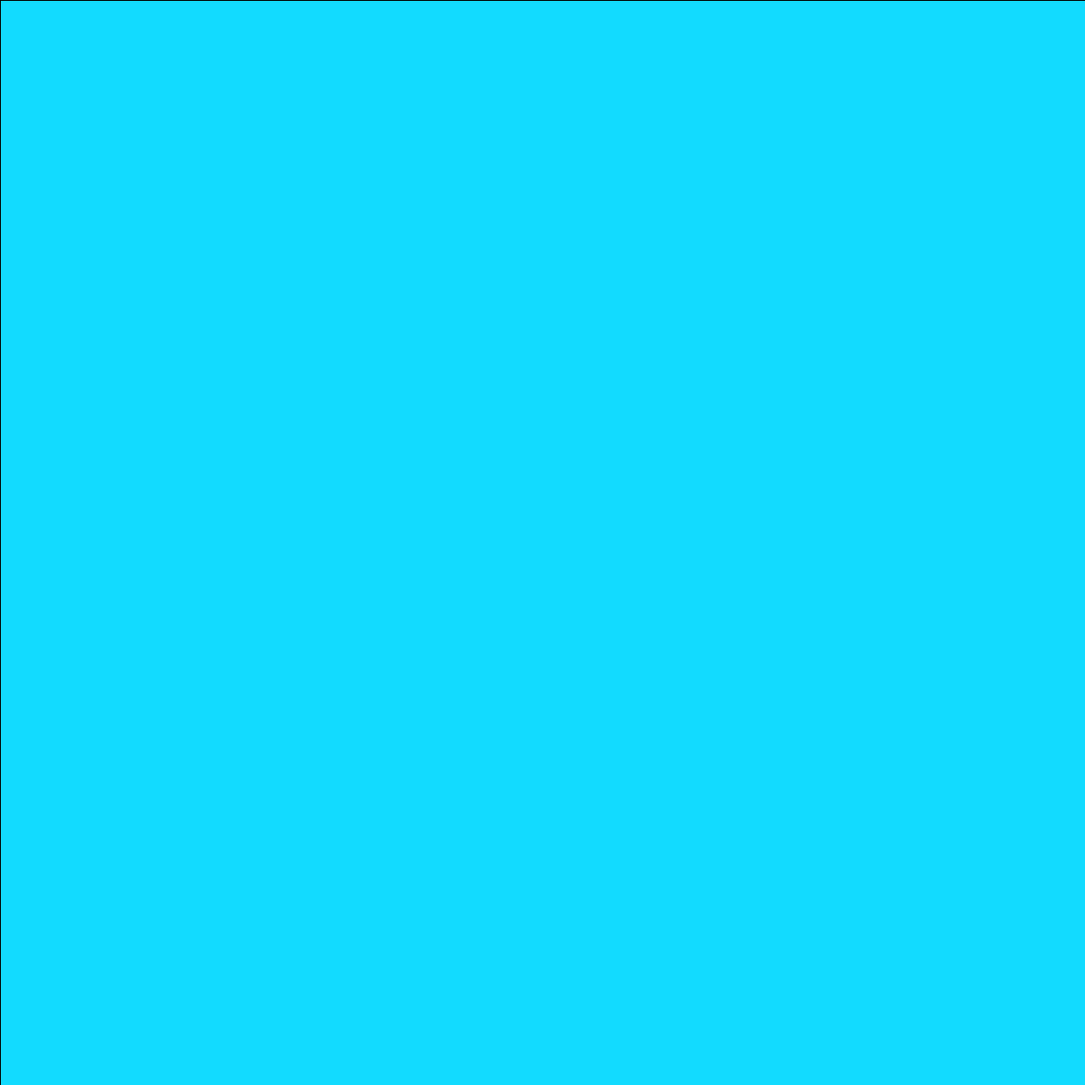
Frame 1 (no input)
Frame 60 (the mouse pressed at the canvas centre just before this capture): identical to frame 1, image omitted
Frame 120 (the mouse held since frame 60 and released just before this capture): identical to frame 1, image omitted

The Processing sketch that drew this single still picture (run headless with seeded random() and noise(); from frame 60 on, the mouse is pressed at the canvas centre):

// Processing sketch: faded_text
// ── faded_text.pde
// program that lets you type big, randomly-placed letters that fade out

// feel free to customize the colours (ie. change the hex colour codes) and other details

void setup() {
  size(1200, 1200);
  background(#12dbff);
}

void draw() {
  fill(#12dbff, 8);
  rect(0, 0, width, height);
}

void keyPressed() {
  fill(0);
  textSize(random(60, 600));
  text(key, 
  random(900),        // randomize x-position of text
  random(300, 1200)); // randomize y-position of text
}
